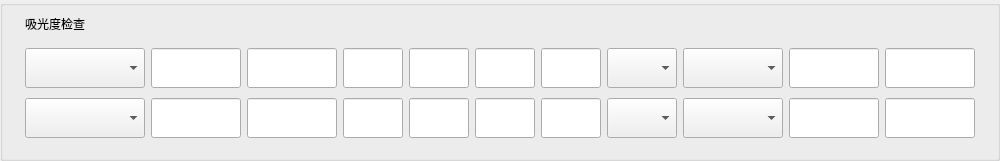
   <widget class="QGroupBox" name="groupBox_4">
    <property name="geometry">
     <rect>
      <x>5</x>
      <y>541</y>
      <width>1000</width>
      <height>161</height>
     </rect>
    </property>
    <property name="title">
     <string/>
    </property>
    <property name="borders" stdset="0">
     <string notr="true">all</string>
    </property>
    <widget class="QLineEdit" name="M2InspectpLine_Edit">
     <property name="geometry">
      <rect>
       <x>475</x>
       <y>98</y>
       <width>60</width>
       <height>40</height>
      </rect>
     </property>
     <property name="maxLength">
      <number>2</number>
     </property>
    </widget>
    <widget class="QLineEdit" name="M2InspectLowerLMTLineEdit">
     <property name="geometry">
      <rect>
       <x>151</x>
       <y>98</y>
       <width>90</width>
       <height>40</height>
      </rect>
     </property>
     <property name="maxLength">
      <number>8</number>
     </property>
    </widget>
    <widget class="QComboBox" name="M2PrePointCombo">
     <property name="geometry">
      <rect>
       <x>607</x>
       <y>98</y>
       <width>70</width>
       <height>40</height>
      </rect>
     </property>
    </widget>
    <widget class="QLineEdit" name="M1InspectLowerLMTLineEdit">
     <property name="geometry">
      <rect>
       <x>151</x>
       <y>48</y>
       <width>90</width>
       <height>40</height>
      </rect>
     </property>
     <property name="maxLength">
      <number>8</number>
     </property>
    </widget>
    <widget class="QComboBox" name="M1InspectWaveTypeCombo">
     <property name="geometry">
      <rect>
       <x>25</x>
       <y>48</y>
       <width>120</width>
       <height>40</height>
      </rect>
     </property>
    </widget>
    <widget class="QLineEdit" name="M1InspectAbsLatterLineEdit">
     <property name="geometry">
      <rect>
       <x>885</x>
       <y>48</y>
       <width>90</width>
       <height>40</height>
      </rect>
     </property>
     <property name="maxLength">
      <number>8</number>
     </property>
    </widget>
    <widget class="QLineEdit" name="M1InspectmLine_Edit">
     <property name="geometry">
      <rect>
       <x>343</x>
       <y>48</y>
       <width>60</width>
       <height>40</height>
      </rect>
     </property>
     <property name="maxLength">
      <number>2</number>
     </property>
    </widget>
    <widget class="QComboBox" name="M2InspectSideCombo">
     <property name="geometry">
      <rect>
       <x>683</x>
       <y>98</y>
       <width>100</width>
       <height>40</height>
      </rect>
     </property>
    </widget>
    <widget class="QLineEdit" name="M1InspectAbsPreLineEdit">
     <property name="geometry">
      <rect>
       <x>789</x>
       <y>48</y>
       <width>90</width>
       <height>40</height>
      </rect>
     </property>
     <property name="maxLength">
      <number>8</number>
     </property>
    </widget>
    <widget class="QLineEdit" name="M1InspectnLine_Edit">
     <property name="geometry">
      <rect>
       <x>409</x>
       <y>48</y>
       <width>60</width>
       <height>40</height>
      </rect>
     </property>
     <property name="maxLength">
      <number>2</number>
     </property>
    </widget>
    <widget class="QLineEdit" name="M2InspectmLine_Edit">
     <property name="geometry">
      <rect>
       <x>343</x>
       <y>98</y>
       <width>60</width>
       <height>40</height>
      </rect>
     </property>
     <property name="maxLength">
      <number>2</number>
     </property>
    </widget>
    <widget class="QLineEdit" name="M2InspectUpperLMTLineEdit">
     <property name="geometry">
      <rect>
       <x>247</x>
       <y>98</y>
       <width>90</width>
       <height>40</height>
      </rect>
     </property>
     <property name="maxLength">
      <number>8</number>
     </property>
    </widget>
    <widget class="QComboBox" name="M1InspectSideCombo">
     <property name="geometry">
      <rect>
       <x>683</x>
       <y>48</y>
       <width>100</width>
       <height>40</height>
      </rect>
     </property>
    </widget>
    <widget class="QLineEdit" name="M2InspectnLine_Edit">
     <property name="geometry">
      <rect>
       <x>409</x>
       <y>98</y>
       <width>60</width>
       <height>40</height>
      </rect>
     </property>
     <property name="maxLength">
      <number>2</number>
     </property>
    </widget>
    <widget class="QLineEdit" name="M1InspectUpperLMTLineEdit">
     <property name="geometry">
      <rect>
       <x>247</x>
       <y>48</y>
       <width>90</width>
       <height>40</height>
      </rect>
     </property>
     <property name="maxLength">
      <number>8</number>
     </property>
    </widget>
    <widget class="QLineEdit" name="M2InspectAbsPreLineEdit">
     <property name="geometry">
      <rect>
       <x>789</x>
       <y>98</y>
       <width>90</width>
       <height>40</height>
      </rect>
     </property>
     <property name="maxLength">
      <number>8</number>
     </property>
    </widget>
    <widget class="QLineEdit" name="M1InspectqLine_Edit">
     <property name="geometry">
      <rect>
       <x>541</x>
       <y>48</y>
       <width>60</width>
       <height>40</height>
      </rect>
     </property>
     <property name="maxLength">
      <number>2</number>
     </property>
    </widget>
    <widget class="QLineEdit" name="M1InspectpLine_Edit">
     <property name="geometry">
      <rect>
       <x>475</x>
       <y>48</y>
       <width>60</width>
       <height>40</height>
      </rect>
     </property>
     <property name="maxLength">
      <number>2</number>
     </property>
    </widget>
    <widget class="QComboBox" name="M2InspectWaveTypeCombo">
     <property name="geometry">
      <rect>
       <x>25</x>
       <y>98</y>
       <width>120</width>
       <height>40</height>
      </rect>
     </property>
    </widget>
    <widget class="QComboBox" name="M1PrePointCombo">
     <property name="geometry">
      <rect>
       <x>607</x>
       <y>48</y>
       <width>70</width>
       <height>40</height>
      </rect>
     </property>
    </widget>
    <widget class="QLineEdit" name="M2InspectqLine_Edit">
     <property name="geometry">
      <rect>
       <x>541</x>
       <y>98</y>
       <width>60</width>
       <height>40</height>
      </rect>
     </property>
     <property name="maxLength">
      <number>2</number>
     </property>
    </widget>
    <widget class="QLineEdit" name="M2InspectAbsLatterLineEdit">
     <property name="geometry">
      <rect>
       <x>885</x>
       <y>98</y>
       <width>90</width>
       <height>40</height>
      </rect>
     </property>
     <property name="maxLength">
      <number>8</number>
     </property>
    </widget>
    <widget class="QLabel" name="label_8">
     <property name="geometry">
      <rect>
       <x>25</x>
       <y>4</y>
       <width>500</width>
       <height>40</height>
      </rect>
     </property>
     <property name="text">
      <string>吸光度检查</string>
     </property>
     <property name="fonts" stdset="0">
      <string>18</string>
     </property>
    </widget>
   </widget>
